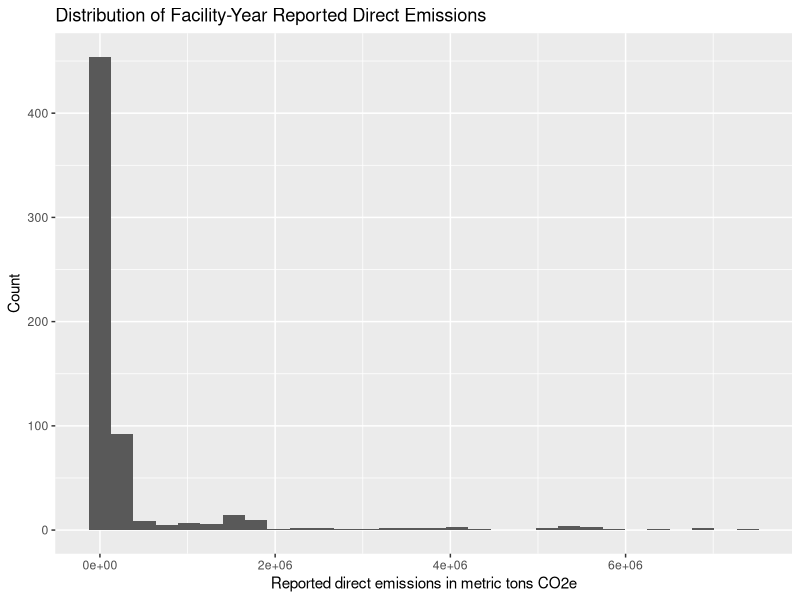
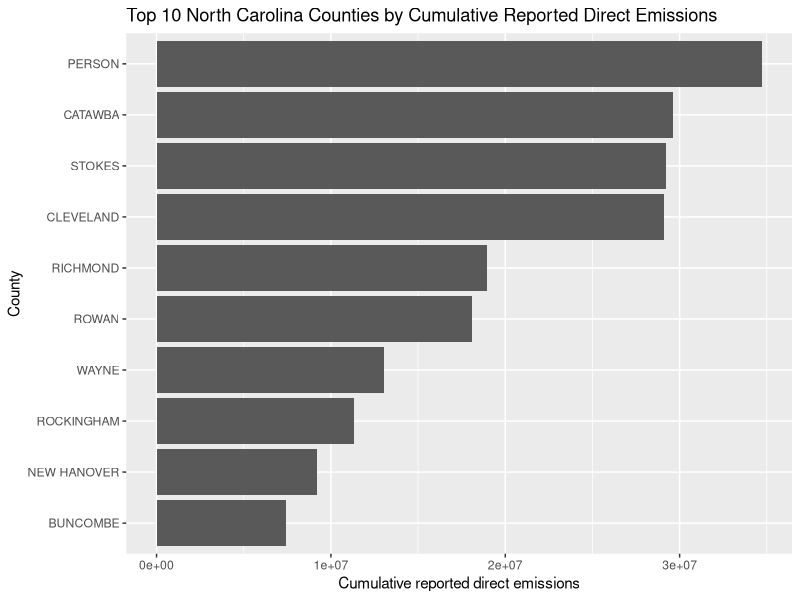
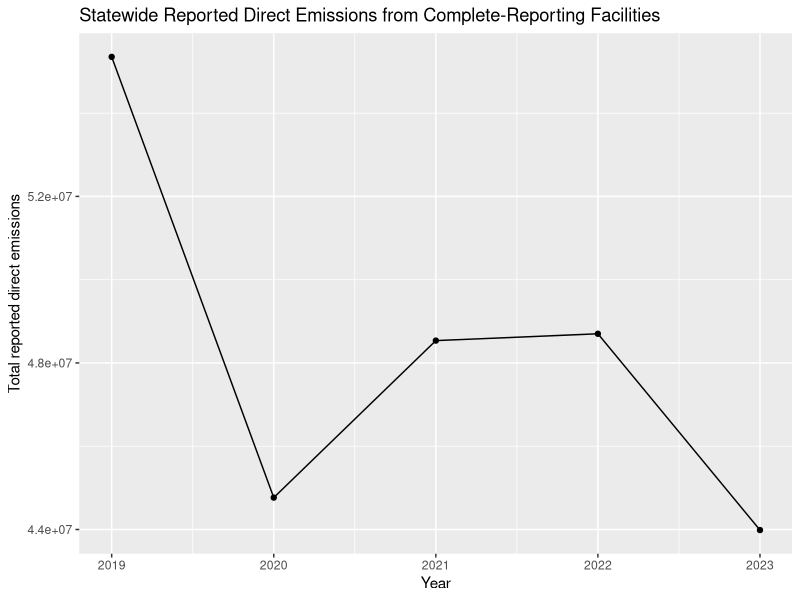

Source code (R) for these figures, in order:
## ---- chunk 1
knitr::opts_chunk$set(
  echo = FALSE,
  warning = FALSE,
  message = FALSE
)
## ---- chunk 2
library(readr)
library(dplyr)
library(knitr)
library(here)
library(ggplot2)
## ---- chunk 3
raw_summary <- read_csv(here("data", "processed", "raw_summary.csv"), show_col_types = FALSE)
nc_wide <- read_csv(here("data", "processed", "nc_direct_emitters_wide.csv"), show_col_types = FALSE)
nc_long <- read_csv(here("data", "processed", "nc_direct_emitters_long.csv"), show_col_types = FALSE)
nc_long_complete <- read_csv(here("data", "processed", "nc_direct_emitters_long_complete.csv"), show_col_types = FALSE)
state_totals_complete <- read_csv(here("data", "processed", "state_totals_complete_facilities.csv"), show_col_types = FALSE)
## ---- chunk 4
county_totals <- nc_long %>%
  filter(!is.na(county_clean)) %>%
  group_by(county_clean) %>%
  summarise(
    cumulative_emissions_mtco2e = sum(emissions_mtco2e, na.rm = TRUE),
    .groups = "drop"
  ) %>%
  arrange(desc(cumulative_emissions_mtco2e))

top10_counties <- county_totals %>%
  slice_head(n = 10) %>%
  mutate(county_clean = factor(county_clean, levels = rev(county_clean)))
## ---- chunk 5
kable(raw_summary, caption = "Initial summary of the North Carolina facility dataset.")
## ---- chunk 6
ggplot(nc_long, aes(x = emissions_mtco2e)) +
  geom_histogram(bins = 30) +
  labs(
    title = "Distribution of Facility-Year Reported Direct Emissions",
    x = "Reported direct emissions in metric tons CO2e",
    y = "Count"
  )
## ---- chunk 7
ggplot(top10_counties, aes(x = county_clean, y = cumulative_emissions_mtco2e)) +
  geom_col() +
  labs(
    title = "Top 10 North Carolina Counties by Cumulative Reported Direct Emissions",
    x = "County",
    y = "Cumulative reported direct emissions"
  ) +
  coord_flip()
## ---- chunk 8
ggplot(state_totals_complete, aes(x = year, y = total_emissions_mtco2e)) +
  geom_line() +
  geom_point() +
  labs(
    title = "Statewide Reported Direct Emissions from Complete-Reporting Facilities",
    x = "Year",
    y = "Total reported direct emissions"
  )
